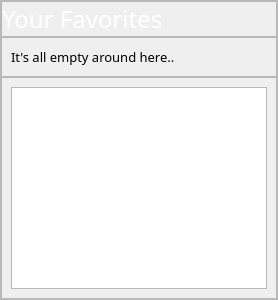
                      <widget class="QFrame" name="frame_18">
                       <property name="minimumSize">
                        <size>
                         <width>0</width>
                         <height>300</height>
                        </size>
                       </property>
                       <property name="frameShape">
                        <enum>QFrame::Shape::StyledPanel</enum>
                       </property>
                       <property name="frameShadow">
                        <enum>QFrame::Shadow::Raised</enum>
                       </property>
                       <layout class="QGridLayout" name="gridLayout_16">
                        <property name="leftMargin">
                         <number>0</number>
                        </property>
                        <property name="topMargin">
                         <number>0</number>
                        </property>
                        <property name="rightMargin">
                         <number>0</number>
                        </property>
                        <property name="bottomMargin">
                         <number>0</number>
                        </property>
                        <property name="spacing">
                         <number>0</number>
                        </property>
                        <item row="0" column="0">
                         <widget class="QFrame" name="frame_19">
                          <property name="frameShape">
                           <enum>QFrame::Shape::StyledPanel</enum>
                          </property>
                          <property name="frameShadow">
                           <enum>QFrame::Shadow::Raised</enum>
                          </property>
                          <layout class="QGridLayout" name="gridLayout_14">
                           <property name="leftMargin">
                            <number>0</number>
                           </property>
                           <property name="topMargin">
                            <number>0</number>
                           </property>
                           <property name="rightMargin">
                            <number>0</number>
                           </property>
                           <property name="bottomMargin">
                            <number>0</number>
                           </property>
                           <property name="horizontalSpacing">
                            <number>0</number>
                           </property>
                           <item row="0" column="0">
                            <widget class="QLabel" name="label_5">
                             <property name="font">
                              <font>
                               <family>Inter 24pt SemiBold</family>
                               <pointsize>18</pointsize>
                              </font>
                             </property>
                             <property name="styleSheet">
                              <string notr="true">background-color:rgba(0,0,0,0); color:white;</string>
                             </property>
                             <property name="text">
                              <string>Your Favorites</string>
                             </property>
                            </widget>
                           </item>
                          </layout>
                         </widget>
                        </item>
                        <item row="1" column="0">
                         <widget class="QFrame" name="frame_20">
                          <property name="frameShape">
                           <enum>QFrame::Shape::StyledPanel</enum>
                          </property>
                          <property name="frameShadow">
                           <enum>QFrame::Shadow::Raised</enum>
                          </property>
                          <layout class="QGridLayout" name="gridLayout_25">
                           <item row="0" column="0">
                            <widget class="QLabel" name="label_7">
                             <property name="maximumSize">
                              <size>
                               <width>180</width>
                               <height>16777215</height>
                              </size>
                             </property>
                             <property name="font">
                              <font>
                               <family>Inter 18pt Light</family>
                               <pointsize>10</pointsize>
                              </font>
                             </property>
                             <property name="text">
                              <string>It's all empty around here..</string>
                             </property>
                            </widget>
                           </item>
                           <item row="0" column="1">
                            <spacer name="horizontalSpacer_6">
                             <property name="orientation">
                              <enum>Qt::Orientation::Horizontal</enum>
                             </property>
                             <property name="sizeHint" stdset="0">
                              <size>
                               <width>40</width>
                               <height>20</height>
                              </size>
                             </property>
                            </spacer>
                           </item>
                          </layout>
                         </widget>
                        </item>
                        <item row="2" column="0">
                         <widget class="QFrame" name="frame_21">
                          <property name="frameShape">
                           <enum>QFrame::Shape::StyledPanel</enum>
                          </property>
                          <property name="frameShadow">
                           <enum>QFrame::Shadow::Raised</enum>
                          </property>
                          <layout class="QGridLayout" name="gridLayout_15">
                           <item row="1" column="0">
                            <widget class="QListWidget" name="favourites">
                             <property name="styleSheet">
                              <string notr="true">    QListWidget::item {
        selection-background-color: transparent; /* No background on selection */
        selection-color: transparent;            /* No text color change on selection */
        outline: none;              
	border:none;             /* Remove white selection border */
    }

    QListWidget::item:hover {
        background-color: transparent;           /* No hover effect */                     
        outline: none;              
	border:none; /* Keep the same text color */
    }

    QListWidget::item:selected {
        background-color: transparent;           /* No background on selection */
             /* No selection border */
        outline: none;              
	border:none;
    }</string>
                             </property>
                             <property name="textElideMode">
                              <enum>Qt::TextElideMode::ElideLeft</enum>
                             </property>
                             <property name="verticalScrollMode">
                              <enum>QAbstractItemView::ScrollMode::ScrollPerPixel</enum>
                             </property>
                             <property name="horizontalScrollMode">
                              <enum>QAbstractItemView::ScrollMode::ScrollPerPixel</enum>
                             </property>
                             <property name="movement">
                              <enum>QListView::Movement::Static</enum>
                             </property>
                             <property name="flow">
                              <enum>QListView::Flow::LeftToRight</enum>
                             </property>
                             <property name="isWrapping" stdset="0">
                              <bool>false</bool>
                             </property>
                             <property name="resizeMode">
                              <enum>QListView::ResizeMode::Fixed</enum>
                             </property>
                             <property name="layoutMode">
                              <enum>QListView::LayoutMode::SinglePass</enum>
                             </property>
                             <property name="spacing">
                              <number>8</number>
                             </property>
                             <property name="viewMode">
                              <enum>QListView::ViewMode::ListMode</enum>
                             </property>
                             <property name="uniformItemSizes">
                              <bool>true</bool>
                             </property>
                             <property name="selectionRectVisible">
                              <bool>false</bool>
                             </property>
                            </widget>
                           </item>
                          </layout>
                         </widget>
                        </item>
                       </layout>
                      </widget>
